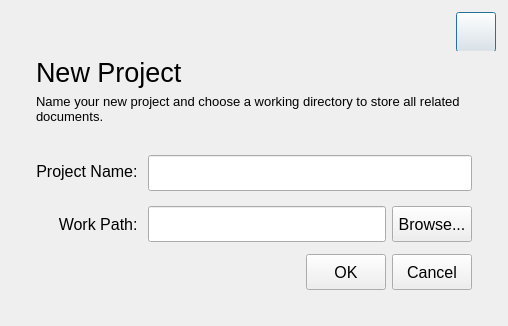
<?xml version="1.0" encoding="UTF-8"?>
<ui version="4.0">
 <class>NewProjectDialog</class>
 <widget class="QDialog" name="NewProjectDialog">
  <property name="geometry">
   <rect>
    <x>0</x>
    <y>0</y>
    <width>508</width>
    <height>324</height>
   </rect>
  </property>
  <property name="windowTitle">
   <string>Dialog</string>
  </property>
  <layout class="QVBoxLayout" name="verticalLayout_3">
   <item>
    <widget class="QWidget" name="welcomeBackgroundWidget" native="true">
     <property name="minimumSize">
      <size>
       <width>0</width>
       <height>0</height>
      </size>
     </property>
     <layout class="QVBoxLayout" name="verticalLayout_5">
      <property name="leftMargin">
       <number>0</number>
      </property>
      <property name="topMargin">
       <number>0</number>
      </property>
      <property name="rightMargin">
       <number>0</number>
      </property>
      <property name="bottomMargin">
       <number>0</number>
      </property>
      <item>
       <widget class="QWidget" name="widget_6" native="true">
        <property name="maximumSize">
         <size>
          <width>16777215</width>
          <height>40</height>
         </size>
        </property>
        <layout class="QHBoxLayout" name="horizontalLayout_3">
         <property name="leftMargin">
          <number>1</number>
         </property>
         <property name="topMargin">
          <number>1</number>
         </property>
         <property name="rightMargin">
          <number>1</number>
         </property>
         <property name="bottomMargin">
          <number>1</number>
         </property>
         <item>
          <widget class="QWidget" name="titleBar" native="true">
           <property name="maximumSize">
            <size>
             <width>16777215</width>
             <height>40</height>
            </size>
           </property>
          </widget>
         </item>
         <item>
          <widget class="QPushButton" name="closeButton">
           <property name="minimumSize">
            <size>
             <width>40</width>
             <height>40</height>
            </size>
           </property>
           <property name="maximumSize">
            <size>
             <width>40</width>
             <height>40</height>
            </size>
           </property>
           <property name="text">
            <string/>
           </property>
          </widget>
         </item>
        </layout>
       </widget>
      </item>
      <item>
       <widget class="QWidget" name="widget_5" native="true">
        <layout class="QVBoxLayout" name="verticalLayout_4">
         <property name="leftMargin">
          <number>25</number>
         </property>
         <property name="topMargin">
          <number>0</number>
         </property>
         <property name="rightMargin">
          <number>25</number>
         </property>
         <property name="bottomMargin">
          <number>25</number>
         </property>
         <item>
          <widget class="QLabel" name="label">
           <property name="font">
            <font>
             <pointsize>20</pointsize>
            </font>
           </property>
           <property name="text">
            <string>New Project</string>
           </property>
           <property name="margin">
            <number>0</number>
           </property>
          </widget>
         </item>
         <item>
          <widget class="QLabel" name="label_2">
           <property name="minimumSize">
            <size>
             <width>0</width>
             <height>48</height>
            </size>
           </property>
           <property name="font">
            <font>
             <pointsize>10</pointsize>
            </font>
           </property>
           <property name="text">
            <string>Name your new project and choose a working directory to store all related documents.</string>
           </property>
           <property name="textFormat">
            <enum>Qt::AutoText</enum>
           </property>
           <property name="alignment">
            <set>Qt::AlignLeading|Qt::AlignLeft|Qt::AlignTop</set>
           </property>
           <property name="wordWrap">
            <bool>true</bool>
           </property>
          </widget>
         </item>
         <item>
          <widget class="QWidget" name="widget" native="true">
           <property name="minimumSize">
            <size>
             <width>0</width>
             <height>100</height>
            </size>
           </property>
           <layout class="QHBoxLayout" name="horizontalLayout">
            <property name="leftMargin">
             <number>0</number>
            </property>
            <property name="topMargin">
             <number>0</number>
            </property>
            <property name="rightMargin">
             <number>0</number>
            </property>
            <property name="bottomMargin">
             <number>0</number>
            </property>
            <item>
             <widget class="QWidget" name="widget_3" native="true">
              <layout class="QVBoxLayout" name="verticalLayout">
               <property name="leftMargin">
                <number>0</number>
               </property>
               <property name="topMargin">
                <number>0</number>
               </property>
               <property name="rightMargin">
                <number>0</number>
               </property>
               <property name="bottomMargin">
                <number>0</number>
               </property>
               <item>
                <widget class="QLabel" name="label_3">
                 <property name="font">
                  <font>
                   <pointsize>12</pointsize>
                  </font>
                 </property>
                 <property name="text">
                  <string>Project Name: </string>
                 </property>
                 <property name="alignment">
                  <set>Qt::AlignRight|Qt::AlignTrailing|Qt::AlignVCenter</set>
                 </property>
                </widget>
               </item>
               <item>
                <widget class="QLabel" name="label_4">
                 <property name="font">
                  <font>
                   <pointsize>12</pointsize>
                  </font>
                 </property>
                 <property name="text">
                  <string>Work Path: </string>
                 </property>
                 <property name="alignment">
                  <set>Qt::AlignRight|Qt::AlignTrailing|Qt::AlignVCenter</set>
                 </property>
                </widget>
               </item>
              </layout>
             </widget>
            </item>
            <item>
             <widget class="QWidget" name="widget_2" native="true">
              <layout class="QVBoxLayout" name="verticalLayout_2">
               <property name="leftMargin">
                <number>0</number>
               </property>
               <property name="topMargin">
                <number>0</number>
               </property>
               <property name="rightMargin">
                <number>0</number>
               </property>
               <property name="bottomMargin">
                <number>0</number>
               </property>
               <item>
                <widget class="QLineEdit" name="projectNameEdit">
                 <property name="minimumSize">
                  <size>
                   <width>0</width>
                   <height>36</height>
                  </size>
                 </property>
                 <property name="font">
                  <font>
                   <pointsize>12</pointsize>
                  </font>
                 </property>
                 <property name="text">
                  <string/>
                 </property>
                </widget>
               </item>
               <item>
                <widget class="QWidget" name="widget_4" native="true">
                 <property name="minimumSize">
                  <size>
                   <width>0</width>
                   <height>36</height>
                  </size>
                 </property>
                 <property name="maximumSize">
                  <size>
                   <width>16777215</width>
                   <height>32</height>
                  </size>
                 </property>
                 <layout class="QHBoxLayout" name="horizontalLayout_2">
                  <property name="leftMargin">
                   <number>0</number>
                  </property>
                  <property name="topMargin">
                   <number>0</number>
                  </property>
                  <property name="rightMargin">
                   <number>0</number>
                  </property>
                  <property name="bottomMargin">
                   <number>0</number>
                  </property>
                  <item>
                   <widget class="QLineEdit" name="workPathEdit">
                    <property name="minimumSize">
                     <size>
                      <width>0</width>
                      <height>36</height>
                     </size>
                    </property>
                    <property name="font">
                     <font>
                      <pointsize>12</pointsize>
                     </font>
                    </property>
                   </widget>
                  </item>
                  <item>
                   <widget class="QPushButton" name="browseButton">
                    <property name="minimumSize">
                     <size>
                      <width>80</width>
                      <height>36</height>
                     </size>
                    </property>
                    <property name="font">
                     <font>
                      <pointsize>12</pointsize>
                     </font>
                    </property>
                    <property name="text">
                     <string>Browse...</string>
                    </property>
                    <property name="style" stdset="0">
                     <string notr="true">common</string>
                    </property>
                   </widget>
                  </item>
                 </layout>
                </widget>
               </item>
              </layout>
             </widget>
            </item>
           </layout>
          </widget>
         </item>
         <item>
          <widget class="QWidget" name="widget_7" native="true">
           <layout class="QHBoxLayout" name="horizontalLayout_4">
            <property name="leftMargin">
             <number>0</number>
            </property>
            <property name="topMargin">
             <number>0</number>
            </property>
            <property name="rightMargin">
             <number>0</number>
            </property>
            <property name="bottomMargin">
             <number>0</number>
            </property>
            <item>
             <spacer name="horizontalSpacer">
              <property name="orientation">
               <enum>Qt::Horizontal</enum>
              </property>
              <property name="sizeHint" stdset="0">
               <size>
                <width>254</width>
                <height>20</height>
               </size>
              </property>
             </spacer>
            </item>
            <item>
             <widget class="QPushButton" name="okButton">
              <property name="minimumSize">
               <size>
                <width>80</width>
                <height>36</height>
               </size>
              </property>
              <property name="font">
               <font>
                <pointsize>12</pointsize>
               </font>
              </property>
              <property name="text">
               <string>OK</string>
              </property>
              <property name="style" stdset="0">
               <string notr="true">common</string>
              </property>
             </widget>
            </item>
            <item>
             <widget class="QPushButton" name="cancelButton">
              <property name="minimumSize">
               <size>
                <width>80</width>
                <height>36</height>
               </size>
              </property>
              <property name="font">
               <font>
                <pointsize>12</pointsize>
               </font>
              </property>
              <property name="text">
               <string>Cancel</string>
              </property>
              <property name="style" stdset="0">
               <string notr="true">common</string>
              </property>
             </widget>
            </item>
           </layout>
          </widget>
         </item>
        </layout>
       </widget>
      </item>
     </layout>
    </widget>
   </item>
  </layout>
 </widget>
 <resources/>
 <connections/>
</ui>
